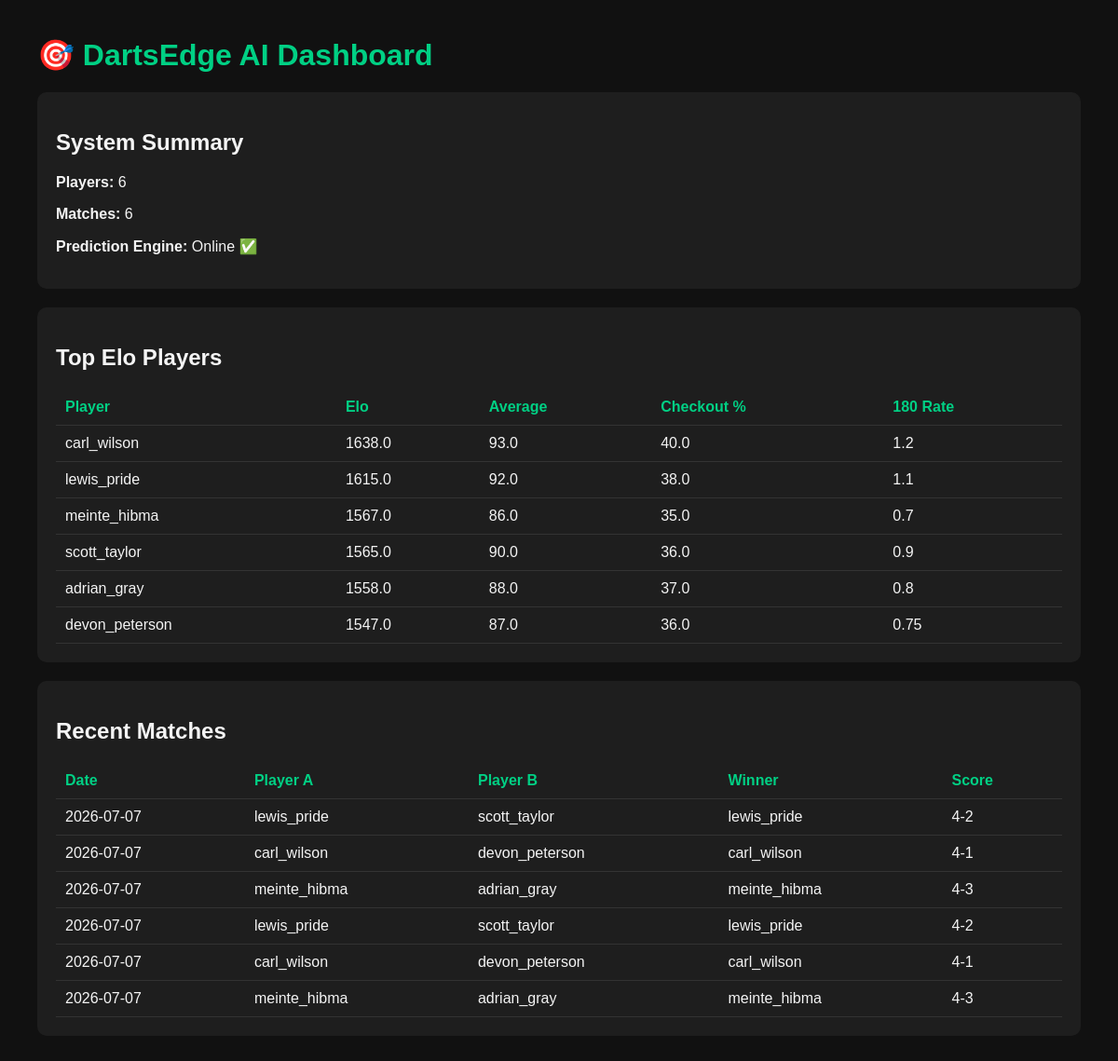
Page /dashboard on the earlier database version.
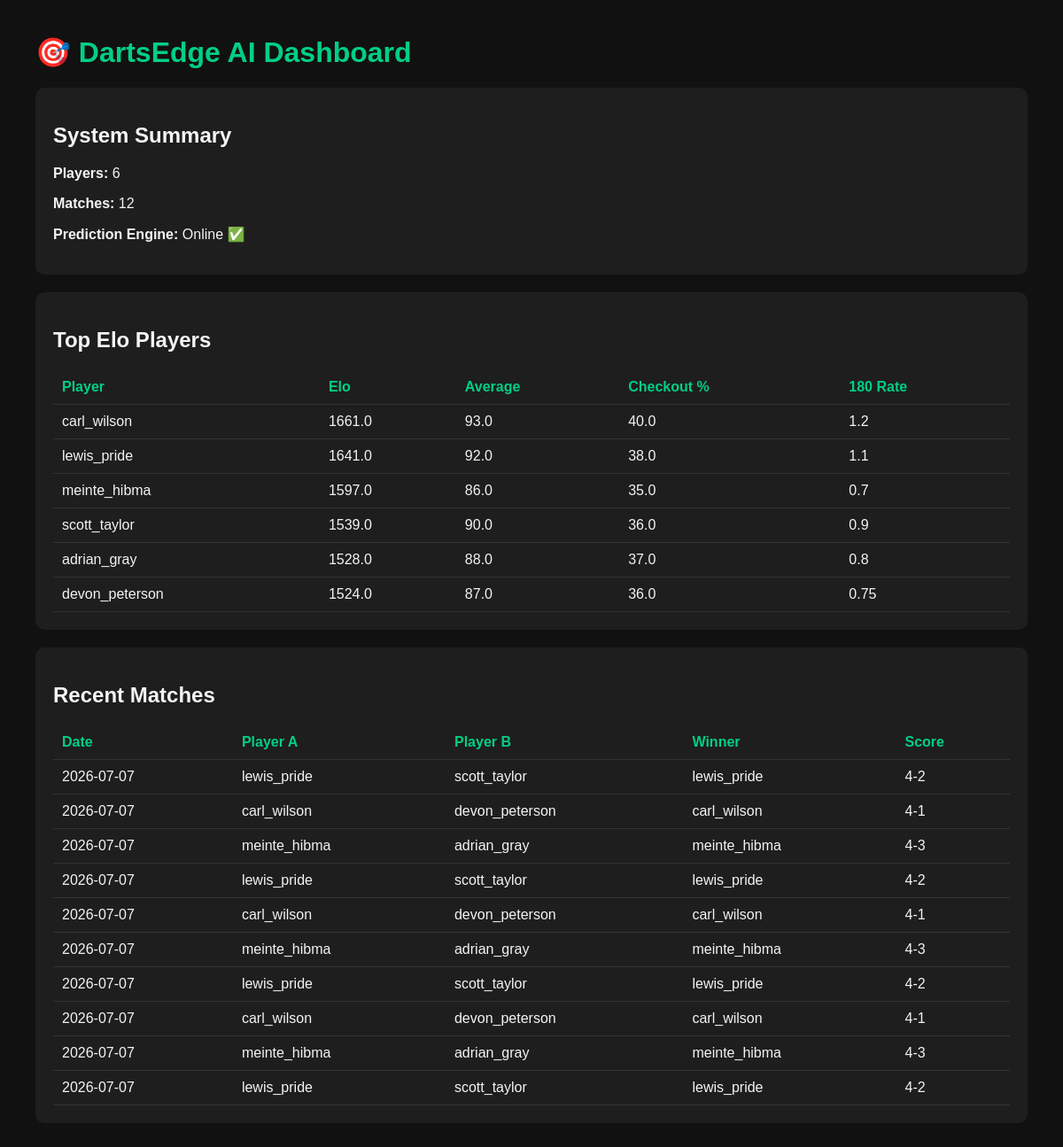
Same page on the later database version.
### app/models/player.py (models this page shows)
class Player(Base):
    __tablename__ = "players"
    id = Column(Integer, primary_key=True, index=True)
    name = Column(String, unique=True, index=True)
    elo = Column(Float)
    average = Column(Float)
    checkout = Column(Float)
    one80_rate = Column(Float)

### app/models/match.py (models this page shows)
class Match(Base):
    __tablename__ = "matches"
    id = Column(Integer, primary_key=True, index=True)
    date = Column(Date)
    player_a = Column(String)
    player_b = Column(String)
    winner = Column(String)
    score = Column(String)

### app/main.py (the view)
@app.get("/dashboard")
def dashboard(request: Request):
    db = SessionLocal()
    players = db.query(Player).order_by(Player.elo.desc()).all()
    matches = db.query(Match).order_by(Match.date.desc()).limit(10).all()
    player_count = db.query(Player).count()
    match_count = db.query(Match).count()
    db.close()
    return templates.TemplateResponse(
        "dashboard.html",
        {
            "request": request,
            "players": players,
            "matches": matches,
            "player_count": player_count,
            "match_count": match_count
        }
    )

### app/templates/dashboard.html (shortened to what this page needs)
<!DOCTYPE html>
<html>
<head>
</head>
<body>
<h1>🎯 DartsEdge AI Dashboard</h1>
<div class="card">
    <h2>System Summary</h2>
    <p><strong>Players:</strong> {{ player_count }}</p>
    <p><strong>Matches:</strong> {{ match_count }}</p>
    <p><strong>Prediction Engine:</strong> Online ✅</p>
</div>
<div class="card">
    <h2>Top Elo Players</h2>
    <table>
        <tr>
            <th>Player</th>
            <th>Elo</th>
            <th>Average</th>
            <th>Checkout %</th>
            <th>180 Rate</th>
        </tr>
        {% for p in players %}
        <tr>
            <td>{{ p.name }}</td>
            <td>{{ p.elo }}</td>
            <td>{{ p.average }}</td>
            <td>{{ p.checkout }}</td>
            <td>{{ p.one80_rate }}</td>
        </tr>
        {% endfor %}
    </table>
</div>
<div class="card">
    <h2>Recent Matches</h2>
    <table>
        <tr>
            <th>Date</th>
            <th>Player A</th>
            <th>Player B</th>
            <th>Winner</th>
            <th>Score</th>
        </tr>
        {% for m in matches %}
        <tr>
            <td>{{ m.date }}</td>
            <td>{{ m.player_a }}</td>
            <td>{{ m.player_b }}</td>
            <td>{{ m.winner }}</td>
            <td>{{ m.score }}</td>
        </tr>
        {% endfor %}
    </table>
</div>
</body>
</html>

### app/templates/dashboard.html (style rules this page uses)
body { font-family: Arial, sans-serif; margin: 40px; background: #111; color: #f4f4f4; }
h1 { color: #00d084; }
.card { background: #1e1e1e; padding: 20px; margin-bottom: 20px; border-radius: 10px; }
table { width: 100%; border-collapse: collapse; }
th, td { padding: 10px; border-bottom: 1px solid #333; }
th { text-align: left; color: #00d084; }

Differences in the rows shown:
changed Player "carl_wilson": elo "1638.0" → "1661.0"
changed Player "lewis_pride": elo "1615.0" → "1641.0"
changed Player "meinte_hibma": elo "1567.0" → "1597.0"
changed Player "scott_taylor": elo "1565.0" → "1539.0"
changed Player "adrian_gray": elo "1558.0" → "1528.0"
changed Player "devon_peterson": elo "1547.0" → "1524.0"
added Match: date "2026-07-07", player_a "lewis_pride", player_b "scott_taylor", winner "lewis_pride", score "4-2"
added Match: date "2026-07-07", player_a "carl_wilson", player_b "devon_peterson", winner "carl_wilson", score "4-1"
added Match: date "2026-07-07", player_a "meinte_hibma", player_b "adrian_gray", winner "meinte_hibma", score "4-3"
added Match: date "2026-07-07", player_a "lewis_pride", player_b "scott_taylor", winner "lewis_pride", score "4-2"
Other differences:
{{ match_count }}: "6" → "12"
